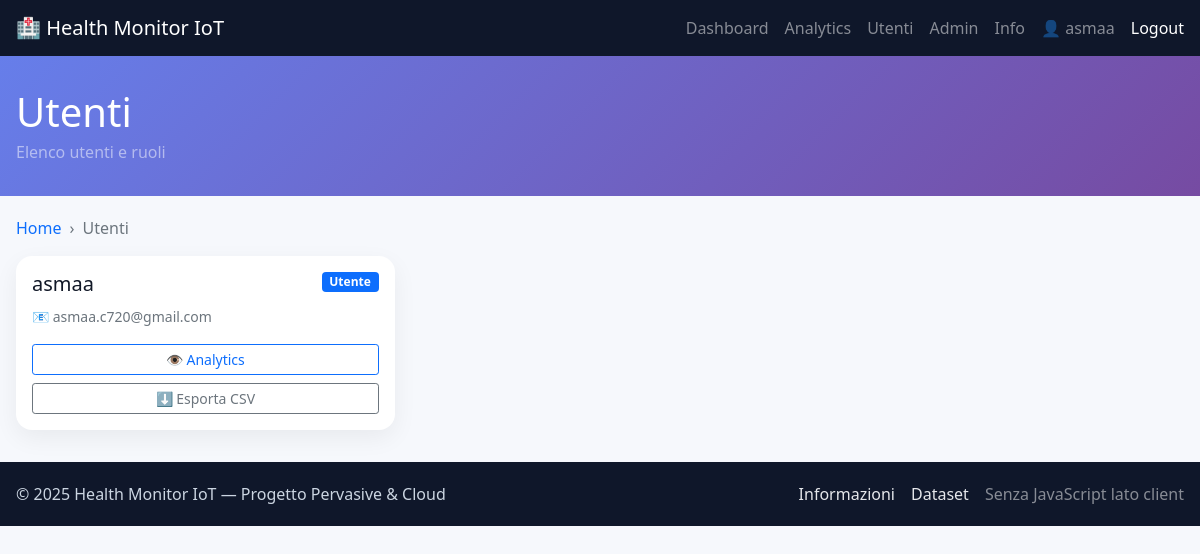
Page /users (signed in) on the committed database.
### tables this page shows
CREATE TABLE users(
            id INTEGER PRIMARY KEY AUTOINCREMENT,
            username TEXT UNIQUE,
            email TEXT,
            password_hash TEXT,
            role TEXT DEFAULT 'user',
            created_at TIMESTAMP DEFAULT CURRENT_TIMESTAMP
        );

### app.py (the view)
@app.route('/users')
@login_required
def users_page():
    if current_user.is_admin():
        users = all_users()
    else:
        me = find_user_by_username(current_user.username)
        users = [{
            'username': me.username,
            'email': me.email,
            'role': me.role,
            'created_at': ''
        }] if me else []
    return render_template('users.html', users=users)

### app.py (called while the page is built)
@login_manager.user_loader
def load_user(user_id):
    row = query_one('SELECT * FROM users WHERE id=?', (user_id,))
    if not row:
        return None
    return User(row['id'], row['username'], row['email'], row['role'])

### auth.py (called while the page is built)
def find_user_by_username(username):
    row = query_one('SELECT * FROM users WHERE username=?', (username,))
    if not row: return None
    return User(row['id'], row['username'], row['email'], row['role'])

    def is_admin(self):
        return (self.role or '').lower() == 'admin'

### db.py (called while the page is built)
@contextmanager
def get_conn():
    con = sqlite3.connect(config.DATABASE_URL, check_same_thread=False)
    try:
        yield con
    finally:
        con.close()

def query_all(sql, params=()):
    with get_conn() as con:
        cur = con.cursor()
        cur.execute(sql, params)
        rows = cur.fetchall()
        cols = [d[0] for d in cur.description]
        return [dict(zip(cols, r)) for r in rows]

def query_one(sql, params=()):
    rows = query_all(sql, params)
    return rows[0] if rows else None

### templates/users.html
{% extends 'base.html' %}
{% set title = 'Utenti' %}
{% set subtitle = 'Elenco utenti e ruoli' %}
{% block content %}
<div class="page-wrap">
  <nav aria-label="breadcrumb" class="mb-3">
    <ol class="breadcrumb"><li class="breadcrumb-item"><a href="/">Home</a></li><li class="breadcrumb-item active">Utenti</li></ol>
  </nav>
  {% if users and users|length > 0 %}
  <div class="row g-3">
    {% for u in users %}
    {% set name = u.username or u['username'] %}
    {% set email = u.email or u['email'] %}
    {% set role = (u.role if u.role is defined else u['role']) or 'user' %}
    <div class="col-md-4">
      <div class="card h-100">
        <div class="card-body">
          <div class="d-flex justify-content-between align-items-start">
            <h5 class="card-title mb-0">{{ name }}</h5>
            {% if role|lower == 'admin' %}
              <span class="badge bg-danger">Admin</span>
            {% else %}
              <span class="badge bg-primary">Utente</span>
            {% endif %}
          </div>
          <p class="card-text mt-2"><small class="text-muted">📧 {{ email }}</small></p>
          <div class="d-grid gap-2">
            <a href="/analytics?user_id={{ name }}" class="btn btn-outline-primary btn-sm">👁️ Analytics</a>
            <a href="/admin/export_user_csv?username={{ name }}" class="btn btn-outline-secondary btn-sm">⬇️ Esporta CSV</a>
          </div>
        </div>
      </div>
    </div>
    {% endfor %}
  </div>
  {% else %}
    <div class="empty">Nessun utente disponibile.</div>
  {% endif %}
</div>
{% endblock %}

### templates/base.html (shortened to what this page needs)
<!doctype html>
<html lang="it">
<head>
  <link href="https://cdn.jsdelivr.net/npm/bootstrap@5.1.3/dist/css/bootstrap.min.css" rel="stylesheet">
</head>
<body>
  <nav class="navbar navbar-dark">
    <div class="container-fluid page-wrap">
      <a class="navbar-brand fw-semibold" href="/">🏥 Health Monitor IoT</a>
      <div class="d-flex align-items-center gap-3">
        <a class="text-white-50" href="/dashboard">Dashboard</a>
        <a class="text-white-50" href="/analytics">Analytics</a>
        <a class="text-white-50" href="/users">Utenti</a>
        <a class="text-white-50" href="/admin">Admin</a>
        <a class="text-white-50" href="/about">Info</a>
        {% if current_user.is_authenticated %}
          <span class="text-white-50">👤 {{ current_user.username }}</span>
          <a class="text-white" href="/logout">Logout</a>
        {% else %}
          <a class="text-white" href="/login">Login</a>
        {% endif %}
      </div>
    </div>
  </nav>
  {% if title %}
  <div class="hero">
    <div class="page-wrap">
      <h1 class="mb-1">{{ title }}</h1>
      {% if subtitle %}<p class="mb-0 text-white-50">{{ subtitle }}</p>{% endif %}
    </div>
  </div>
  {% endif %}
  {% block content %}{% endblock %}
  <footer>
    <div class="page-wrap d-flex justify-content-between flex-wrap gap-2">
      <div>© {{ 2025 }} Health Monitor IoT — Progetto Pervasive & Cloud</div>
      <div class="d-flex gap-3">
        <a href="/about">Informazioni</a>
        <a href="https://www.esense.io/datasets/fatigueset/" target="_blank" rel="noreferrer">Dataset</a>
        <span class="text-white-50">Senza JavaScript lato client</span>
      </div>
    </div>
  </footer>
</body>
</html>

### templates/base.html (style rules this page uses)
:root { --brand:#764ba2; --brand2:#667eea; }
body { background: #f6f8fc; color: #111827; }
a { text-decoration: none; }
.navbar-dark { background: #0f172a !important; }
.hero { background: linear-gradient(135deg, #667eea 0%, #764ba2 100%); color: white; padding: 2rem 0; margin-bottom: 1.25rem; }
.page-wrap { max-width: 1200px; margin: 0 auto; padding: 0 16px; }
.card { border: none; border-radius: 1rem; box-shadow: 0 8px 24px rgba(0,0,0,0.06); }
footer { margin-top: 2rem; padding: 1.25rem 0; background: #0f172a; color: #cbd5e1; }
footer a { color: #e5e7eb; }
.breadcrumb { --bs-breadcrumb-divider: '›'; }

### rows in the picture
users: username "asmaa", role "Utente", email "asmaa.c720@gmail.com"

### other values in the picture
{{ title }} "Utenti"
{{ subtitle }} "Elenco utenti e ruoli"
{{ 2025 }} "2025"
